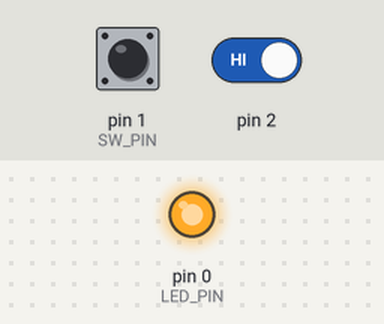
The sketch below on a simulated Arduino Uno, built with avr-gcc and run on an emulated ATmega328P. On the bench: output pins drawn as LEDs (lit = HIGH). The inputs (shaded band) are chosen by the test bench; at power-on: pin 1 (SW_PIN) HIGH, pin 2 HIGH. Sleep ends after the set time or at an interrupt.

Above: at 1.3 s.
1.4 s: pin 1 (SW_PIN) pulled LOW for 0.6 s
At 2.9 s:
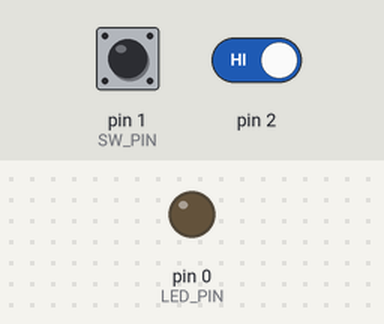
3.5 s: pin 2 driven LOW
At 4.4 s:
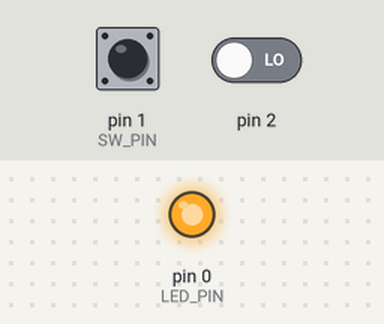
5.0 s: pin 1 (SW_PIN) pulled LOW for 3.2 s
At 5.6 s:
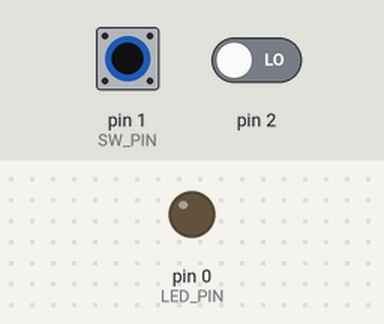
Timing chart, 0 to 9.7 s (numbered marks = the images above; inputs shaded):
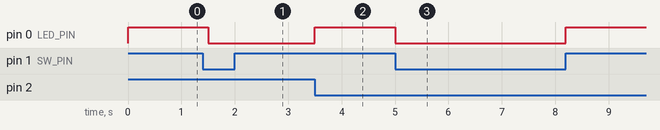

Measured:
- after the input at 1.4 s, pin 0 (LED_PIN): HIGH → LOW after 0.10 s
- after the input at 3.5 s, pin 0 (LED_PIN): LOW → HIGH at once
- after the input at 5.0 s, pin 0 (LED_PIN): HIGH → LOW at once, → HIGH 3.2 s later

The sketch:

refr-light.ino
```cpp
#include <avr/sleep.h>

const unsigned int LED_PIN = 0;
const unsigned int SW_PIN = 1;

const unsigned int LED_ON_DURATION_SEC = 60;

// Falling-edge handler: just wakeup
void on_falling(){}

void setup() {
  ACSR |= _BV(ACD);       // stop ADC

  pinMode(LED_PIN, OUTPUT);
  pinMode(SW_PIN, INPUT);
}

void do_sleep(){
  set_sleep_mode(SLEEP_MODE_PWR_DOWN);
  sleep_enable();
  attachInterrupt(0,on_falling, LOW);
  sleep_cpu();

  // sleeping... -> Awake!

  sleep_disable();
  detachInterrupt(0);
}

void loop() {
  // if Switch is ON (door closed), just sleep now
  if (digitalRead(SW_PIN) == LOW){
    digitalWrite(LED_PIN, LOW);
    do_sleep();
    return;
  }

  // else, door is open now. light the led.
  digitalWrite(LED_PIN, HIGH);
  // off-timer. check every 0.5 sec for door-close detection
  for(unsigned int i=0; i<LED_ON_DURATION_SEC*2; i++){
    if (digitalRead(SW_PIN) == LOW){
      digitalWrite(LED_PIN, LOW);
      do_sleep();
      return;
    }
    delay(500);
  }

  // timer expired. sleep now.
  digitalWrite(LED_PIN, LOW);
  do_sleep();
}
```
